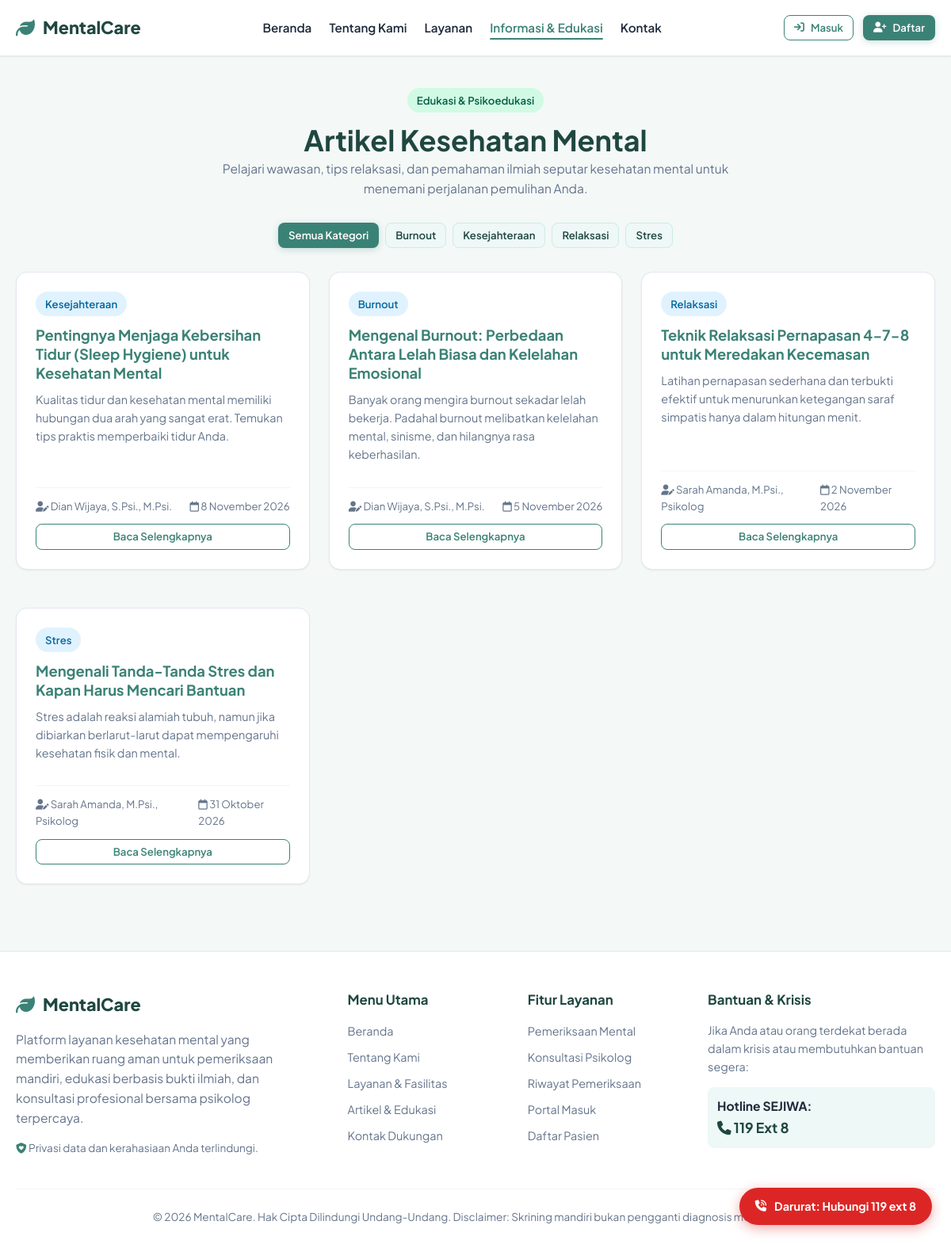
Screenshot of /artikel.php with the database file from the repository.
### tables this page shows
CREATE TABLE artikel (
  id INT AUTO_INCREMENT PRIMARY KEY,
  judul VARCHAR(220) NOT NULL,
  slug VARCHAR(240) NOT NULL UNIQUE,
  kategori VARCHAR(80) NOT NULL DEFAULT 'Edukasi',
  ringkasan TEXT NULL,
  isi MEDIUMTEXT NOT NULL,
  gambar VARCHAR(255) NULL,
  penulis_id INT NULL,
  created_at TIMESTAMP DEFAULT CURRENT_TIMESTAMP,
  FOREIGN KEY (penulis_id) REFERENCES users(id) ON DELETE SET NULL
);

CREATE TABLE users (
  id INT AUTO_INCREMENT PRIMARY KEY,
  nama VARCHAR(120) NOT NULL,
  identitas_nik VARCHAR(50) NULL COMMENT 'NIK atau NIM pasien/pengguna',
  email VARCHAR(120) NOT NULL UNIQUE,
  password VARCHAR(255) NOT NULL,
  role ENUM('admin', 'psikolog', 'pasien') NOT NULL DEFAULT 'pasien',
  no_hp VARCHAR(30) NULL,
  tanggal_lahir DATE NULL,
  jenis_kelamin ENUM('L', 'P') NULL,
  foto VARCHAR(255) NULL DEFAULT 'default.png',
  status ENUM('aktif', 'nonaktif') NOT NULL DEFAULT 'aktif',
  consent_at DATETIME NULL,
  created_at TIMESTAMP DEFAULT CURRENT_TIMESTAMP,
  updated_at TIMESTAMP DEFAULT CURRENT_TIMESTAMP ON UPDATE CURRENT_TIMESTAMP
);

### config/config.php (called while the page is built, shortened)
<?php
function db(): PDO {
    static $pdo = null;
    if ($pdo === null) {
        $dsn = 'mysql:host=' . DB_HOST . ';dbname=' . DB_NAME . ';charset=utf8mb4';
        $options = [
            PDO::ATTR_ERRMODE => PDO::ERRMODE_EXCEPTION,
            PDO::ATTR_DEFAULT_FETCH_MODE => PDO::FETCH_ASSOC,
            PDO::ATTR_EMULATE_PREPARES => false,
            PDO::MYSQL_ATTR_INIT_COMMAND => "SET NAMES utf8mb4 COLLATE utf8mb4_unicode_ci"
        ];
        $pdo = new PDO($dsn, DB_USER, DB_PASS, $options);
    }
    return $pdo;
}
function e($str): string {
    return htmlspecialchars((string)($str ?? ''), ENT_QUOTES, 'UTF-8');
}
function url(string $path = ''): string {
    $cleanPath = ltrim($path, '/');
    return BASE_URL . ($cleanPath ? '/' . $cleanPath : '');
}
function format_tanggal(?string $date, bool $includeTime = false): string {
    $timestamp = strtotime($date);
    $bulan = [
        1 => 'Januari', 'Februari', 'Maret', 'April', 'Mei', 'Juni',
        'Juli', 'Agustus', 'September', 'Oktober', 'November', 'Desember'
    ];
    $d = date('j', $timestamp);
    $m = $bulan[(int)date('n', $timestamp)];
    $y = date('Y', $timestamp);
    $formatted = "$d $m $y";
    return $formatted;
}

### artikel.php (the view, shortened to what this page needs)
<?php
require_once 'config/config.php';
$kategoriFilter = trim($_GET['kategori'] ?? '');
$query = 'SELECT a.*, u.nama as nama_penulis FROM artikel a LEFT JOIN users u ON u.id = a.penulis_id';
$params = [];
$query .= ' ORDER BY a.created_at DESC';
$stmt = db()->prepare($query);
$stmt->execute($params);
$articles = $stmt->fetchAll();
$categories = db()->query('SELECT DISTINCT kategori FROM artikel ORDER BY kategori')->fetchAll(PDO::FETCH_COLUMN);
require 'includes/header.php';
?>
<div class="container" style="padding-top: 40px;">
  <div class="text-center" style="max-width: 700px; margin: 0 auto 30px;">
    <span class="badge badge-success" style="margin-bottom: 12px;">Edukasi & Psikoedukasi</span>
    <h1>Artikel Kesehatan Mental</h1>
    <p class="muted">
      Pelajari wawasan, tips relaksasi, dan pemahaman ilmiah seputar kesehatan mental untuk menemani perjalanan pemulihan Anda.
    </p>
  </div>
  <div style="display: flex; gap: 8px; justify-content: center; flex-wrap: wrap; margin-bottom: 30px;">
    <a href="<?= url('artikel.php') ?>" class="btn <?= empty($kategoriFilter) ? 'btn-primary' : 'btn-light' ?> btn-sm">
      Semua Kategori
    </a>
    <?php foreach ($categories as $cat): ?>
      <a href="<?= url('artikel.php?kategori=' . urlencode($cat)) ?>" class="btn <?= $kategoriFilter === $cat ? 'btn-primary' : 'btn-light' ?> btn-sm">
        <?= e($cat) ?>
      </a>
    <?php endforeach; ?>
  </div>
  <div class="grid grid-3">
    <?php if (empty($articles)): ?>
      <div style="grid-column: 1 / -1;" class="card text-center">
        <p class="muted">Belum ada artikel pada kategori ini.</p>
      </div>
    <?php else: ?>
      <?php foreach ($articles as $art): ?>
        <div class="card" style="display: flex; flex-direction: column;">
          <span class="badge badge-info" style="width: fit-content; margin-bottom: 12px;"><?= e($art['kategori']) ?></span>
          <h3 style="font-size: 1.15rem; margin-bottom: 10px;">
            <a href="<?= url('artikel_detail.php?id=' . $art['id']) ?>"><?= e($art['judul']) ?></a>
          </h3>
          <p class="muted" style="font-size: 0.9rem; flex-grow: 1;"><?= e($art['ringkasan']) ?></p>
          <div style="margin-top: 16px; padding-top: 12px; border-top: 1px solid var(--border-light); display: flex; justify-content: space-between; align-items: center; font-size: 0.825rem; color: var(--text-muted);">
            <span><i class="fa-solid fa-user-pen"></i> <?= e($art['nama_penulis'] ?? 'Tim MentalCare') ?></span>
            <span><i class="fa-regular fa-calendar"></i> <?= format_tanggal($art['created_at']) ?></span>
          </div>
          <div style="margin-top: 12px;">
            <a href="<?= url('artikel_detail.php?id=' . $art['id']) ?>" class="btn btn-outline btn-block btn-sm">
              Baca Selengkapnya
            </a>
          </div>
        </div>
      <?php endforeach; ?>
    <?php endif; ?>
  </div>
</div>
<?php require 'includes/footer.php'; ?>

### assets/css/style.css (style rules this page uses)
:root { --primary: #3b8276; --primary-hover: #2f695f; --primary-light: #eef8f6; --primary-dark: #1f4740; --secondary: #0284c7; --secondary-light: #e0f2fe; --accent: #14b8a6; --success: #10b981; --success-bg: #d1fae5; --success-text: #065f46; --info: #0ea5e9; --info-bg: #e0f2fe; --info-text: #0369a1; --warning: #f59e0b; --warning-bg: #fef3c7; --warning-text: #92400e; --danger: #ef4444; --danger-bg: #fee2e2; --danger-text: #991b1b; --bg-body: #f4f8f7; --bg-card: #ffffff; --text-main: #1e293b; --text-muted: #64748b; --border-color: #e2e8f0; --border-light: #f1f5f9; --sidebar-width: 260px; --navbar-height: 70px; --radius-sm: 8px; --radius-md: 14px; --radius-lg: 20px; --radius-full: 9999px; --shadow-sm: 0 1px 3px rgba(0,0,0,0.04), 0 1px 2px rgba(0,0,0,0.03); --shadow-md: 0 4px 6px -1px rgba(0,0,0,0.06), 0 2px 4px -2px rgba(0,0,0,0.04); --shadow-lg: 0 10px 15px -3px rgba(0,0,0,0.07), 0 4px 6px -4px rgba(0,0,0,0.04); --transition: all 0.25s cubic-bezier(0.4, 0, 0.2, 1); }
* { box-sizing: border-box; margin: 0; padding: 0; }
body { font-family: 'Plus Jakarta Sans', system-ui, -apple-system, sans-serif; background-color: var(--bg-body); color: var(--text-main); line-height: 1.6; font-size: 0.975rem; -webkit-font-smoothing: antialiased; }
a { color: var(--primary); text-decoration: none; transition: var(--transition); }
h1, h2, h3, h4, h5, h6 { color: var(--primary-dark); font-weight: 700; line-height: 1.3; }
h1 { font-size: 2.25rem; }
h3 { font-size: 1.35rem; }
p { margin-bottom: 0.85rem; }
p:last-child { margin-bottom: 0; }
.muted { color: var(--text-muted); }
.text-center { text-align: center; }
.btn { display: inline-flex; align-items: center; justify-content: center; gap: 8px; padding: 10px 20px; font-size: 0.95rem; font-weight: 600; border-radius: var(--radius-md); border: 1px solid transparent; cursor: pointer; text-decoration: none; transition: var(--transition); line-height: 1.4; white-space: nowrap; }
.btn-primary { background-color: var(--primary); color: #ffffff !important; box-shadow: 0 2px 8px rgba(59, 130, 118, 0.25); }
.btn-outline { background-color: transparent; color: var(--primary) !important; border-color: var(--primary); }
.btn-light { background-color: var(--primary-light); color: var(--primary-dark) !important; border-color: #cdebe5; }
.btn-sm { padding: 6px 12px; font-size: 0.825rem; border-radius: var(--radius-sm); }
.btn-block { width: 100%; }
.badge { display: inline-flex; align-items: center; gap: 6px; padding: 5px 12px; font-size: 0.825rem; font-weight: 600; border-radius: var(--radius-full); }
.badge-success { background-color: var(--success-bg); color: var(--success-text); }
.badge-info { background-color: var(--info-bg); color: var(--info-text); }
.container { width: 100%; max-width: 1200px; margin: 0 auto; padding: 0 20px; }
.grid { display: grid; grid-template-columns: repeat(auto-fit, minmax(280px, 1fr)); gap: 24px; }
.grid-3 { display: grid; grid-template-columns: repeat(3, 1fr); gap: 24px; }
.card { background: var(--bg-card); border-radius: var(--radius-md); padding: 24px; box-shadow: var(--shadow-sm); border: 1px solid var(--border-color); margin-bottom: 24px; transition: var(--transition); }

### rows the page displays
artikel: kategori "Kesejahteraan", judul "Pentingnya Menjaga Kebersihan Tidur (Sleep Hygiene) untuk Kesehatan Mental", ringkasan "Kualitas tidur dan kesehatan mental memiliki hubungan dua arah yang sangat erat. Temukan tips praktis memperbaiki tidur Anda.", penulis.nama "Dian Wijaya, S.Psi., M.Psi.", created_at "8 November 2026"
artikel: kategori "Burnout", judul "Mengenal Burnout: Perbedaan Antara Lelah Biasa dan Kelelahan Emosional", ringkasan "Banyak orang mengira burnout sekadar lelah bekerja. Padahal burnout melibatkan kelelahan mental, sinisme, dan hilangnya rasa keberhasilan.", penulis.nama "Dian Wijaya, S.Psi., M.Psi.", created_at "5 November 2026"
artikel: kategori "Relaksasi", judul "Teknik Relaksasi Pernapasan 4-7-8 untuk Meredakan Kecemasan", ringkasan "Latihan pernapasan sederhana dan terbukti efektif untuk menurunkan ketegangan saraf simpatis hanya dalam hitungan menit.", penulis.nama "Sarah Amanda, M.Psi., Psikolog", created_at "2 November 2026"
artikel: kategori "Stres", judul "Mengenali Tanda-Tanda Stres dan Kapan Harus Mencari Bantuan", ringkasan "Stres adalah reaksi alamiah tubuh, namun jika dibiarkan berlarut-larut dapat mempengaruhi kesehatan fisik dan mental.", penulis.nama "Sarah Amanda, M.Psi., Psikolog", created_at "31 Oktober 2026"

### other values shown
APP_NAME "MentalCare"
$cat "Burnout"
$cat "Kesejahteraan"
$cat "Relaksasi"
$cat "Stres"
